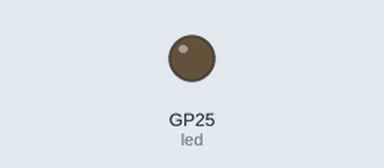
This program was run on a simulated Raspberry Pi Pico running CircuitPython. Shown: output pins drawn as LEDs (lit = HIGH). The clock reads 2024-03-15 10:24:30 at power-on unless the program sets it; files the program writes start out absent; the GPS gets a fix after 3 s at 37.7749, -122.4194 with 8 satellites.

Above: at 0.1 s.
At 2.3 s:
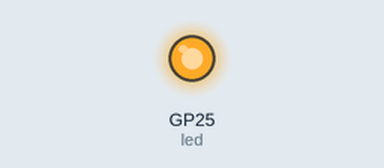
Timing chart, 0 to 3.8 s (numbered marks = the images above):
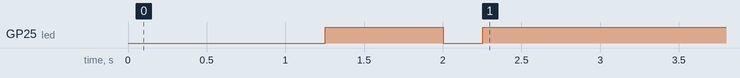

Measured:
- by itself, GP25 (led): LOW → HIGH at 1.3 s, → LOW 0.75 s later, → HIGH 0.25 s later

The program:

code.py
```python
import time
import board
import busio
import struct
import digitalio

import adafruit_gps

uart = busio.UART(board.GP16, board.GP17, baudrate=9600, timeout=10)
gps = adafruit_gps.GPS(uart, debug=False)
gps.send_command(b"$PMTK314,0,1,0,1,1,1,0,0,0,0,0,0,0,0,0,0,0")
gps.send_command(b"PMTK220,1000")

led = digitalio.DigitalInOut(board.LED)
led.direction = digitalio.Direction.OUTPUT

last_print = time.monotonic()

filename = None

while True:
    gps.update()
    current = time.monotonic()
    if current - last_print >= 1.0:
        last_print = current
        if not gps.has_fix:
            led.value = False
            time.sleep(0.25)
            led.value = True
            continue
        ctime = gps.timestamp_utc

        xdate = int(str(ctime.tm_year) + "0"*(2-len(str(ctime.tm_mon))) + str(ctime.tm_mon) + "0"*(2-len(str(ctime.tm_mday))) + str(ctime.tm_mday))
        xtime = int("0"*(2-len(str(ctime.tm_hour))) + str(ctime.tm_hour) + "0"*(2-len(str(ctime.tm_min))) + str(ctime.tm_min) + "0"*(2-len(str(ctime.tm_sec))) + str(ctime.tm_sec))

        try:
            lat = gps.latitude
            long = gps.longitude
            alt = gps.altitude_m
            hdop = gps.hdop
            vdop = gps.vdop

            if not hdop:
                hdop = 0
            if not vdop:
                vdop = 0

            if not filename:
                filename = str(xdate) + str(xtime)

            with open(filename + ".gpb", "ab") as f:
                f.write(struct.pack("iifffff", xdate, xtime, lat, long, alt, hdop, vdop))
                led.value = True
        except:
            while True:
                led.value = False
                time.sleep(0.5)
                led.value = True
```
